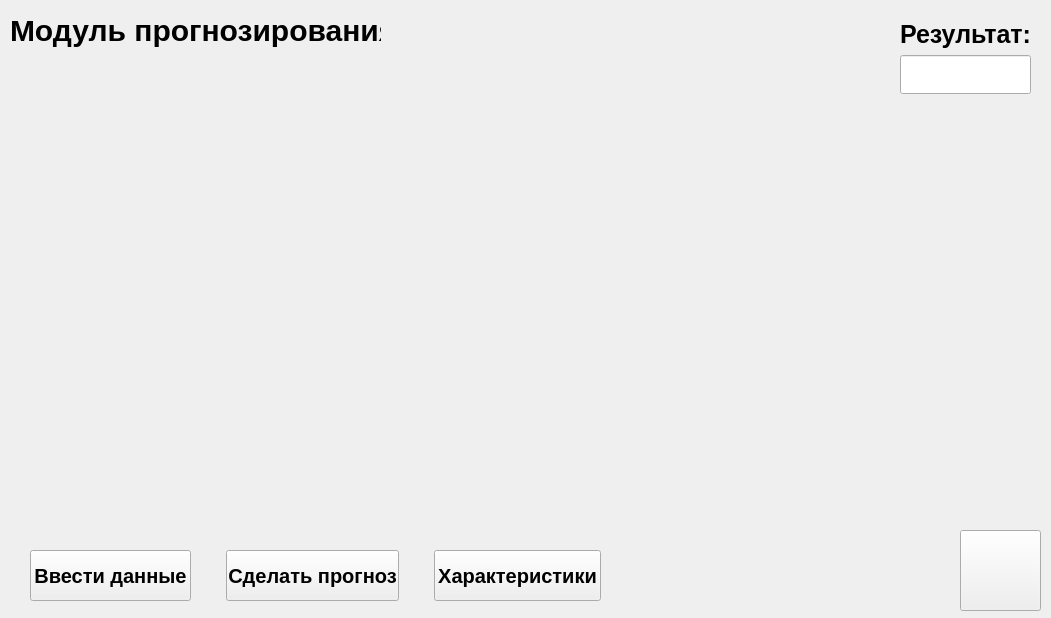
<?xml version="1.0" encoding="UTF-8"?>
<ui version="4.0">
 <class>MainWindow</class>
 <widget class="QMainWindow" name="MainWindow">
  <property name="geometry">
   <rect>
    <x>0</x>
    <y>0</y>
    <width>1051</width>
    <height>618</height>
   </rect>
  </property>
  <property name="windowTitle">
   <string>MainWindow</string>
  </property>
  <property name="iconSize">
   <size>
    <width>50</width>
    <height>50</height>
   </size>
  </property>
  <widget class="QWidget" name="centralwidget">
   <property name="styleSheet">
    <string notr="true"/>
   </property>
   <widget class="QPushButton" name="settings_btn">
    <property name="geometry">
     <rect>
      <x>960</x>
      <y>530</y>
      <width>81</width>
      <height>81</height>
     </rect>
    </property>
    <property name="styleSheet">
     <string notr="true">background-color: linear-gradient(130deg, rgba(59,58,72,0.6646557548800771) 0%, rgba(67,61,57,0.9279610770089286) 42%, rgba(141,129,113,1) 71%);</string>
    </property>
    <property name="text">
     <string/>
    </property>
    <property name="icon">
     <iconset resource="source.qrc">
      <normaloff>:/images/images/settings.png</normaloff>:/images/images/settings.png</iconset>
    </property>
    <property name="iconSize">
     <size>
      <width>50</width>
      <height>50</height>
     </size>
    </property>
   </widget>
   <widget class="QLabel" name="title">
    <property name="geometry">
     <rect>
      <x>10</x>
      <y>10</y>
      <width>371</width>
      <height>40</height>
     </rect>
    </property>
    <property name="styleSheet">
     <string notr="true">font-size: 30px;
font-weight: 600;</string>
    </property>
    <property name="text">
     <string>Модуль прогнозирования</string>
    </property>
   </widget>
   <widget class="QWidget" name="layoutWidget">
    <property name="geometry">
     <rect>
      <x>30</x>
      <y>550</y>
      <width>571</width>
      <height>51</height>
     </rect>
    </property>
    <layout class="QHBoxLayout" name="horizontalLayout">
     <property name="spacing">
      <number>35</number>
     </property>
     <item>
      <widget class="QPushButton" name="add_data_btn">
       <property name="sizePolicy">
        <sizepolicy hsizetype="Minimum" vsizetype="Minimum">
         <horstretch>0</horstretch>
         <verstretch>0</verstretch>
        </sizepolicy>
       </property>
       <property name="styleSheet">
        <string notr="true">font-size: 20px;
font-weight: 500;</string>
       </property>
       <property name="text">
        <string>Ввести данные</string>
       </property>
      </widget>
     </item>
     <item>
      <widget class="QPushButton" name="predict_btn">
       <property name="sizePolicy">
        <sizepolicy hsizetype="Minimum" vsizetype="Minimum">
         <horstretch>0</horstretch>
         <verstretch>0</verstretch>
        </sizepolicy>
       </property>
       <property name="styleSheet">
        <string notr="true">font-size: 20px;
font-weight: 500;</string>
       </property>
       <property name="text">
        <string>Сделать прогноз</string>
       </property>
      </widget>
     </item>
     <item>
      <widget class="QPushButton" name="features_btn">
       <property name="sizePolicy">
        <sizepolicy hsizetype="Minimum" vsizetype="Minimum">
         <horstretch>0</horstretch>
         <verstretch>0</verstretch>
        </sizepolicy>
       </property>
       <property name="styleSheet">
        <string notr="true">font-size: 20px;
font-weight: 500;</string>
       </property>
       <property name="text">
        <string>Характеристики</string>
       </property>
      </widget>
     </item>
    </layout>
   </widget>
   <widget class="QWidget" name="layoutWidget">
    <property name="geometry">
     <rect>
      <x>900</x>
      <y>20</y>
      <width>131</width>
      <height>74</height>
     </rect>
    </property>
    <layout class="QVBoxLayout" name="verticalLayout">
     <item>
      <widget class="QLabel" name="label">
       <property name="styleSheet">
        <string notr="true">font-size: 25px;
font-weight: 550;</string>
       </property>
       <property name="text">
        <string>Результат:</string>
       </property>
      </widget>
     </item>
     <item>
      <widget class="QLineEdit" name="result_tbx">
       <property name="sizePolicy">
        <sizepolicy hsizetype="Expanding" vsizetype="Expanding">
         <horstretch>0</horstretch>
         <verstretch>0</verstretch>
        </sizepolicy>
       </property>
       <property name="styleSheet">
        <string notr="true">font-weight: 400;
font-size: 20px;</string>
       </property>
      </widget>
     </item>
    </layout>
   </widget>
   <widget class="QLabel" name="plot_lbl">
    <property name="enabled">
     <bool>true</bool>
    </property>
    <property name="geometry">
     <rect>
      <x>180</x>
      <y>60</y>
      <width>641</width>
      <height>481</height>
     </rect>
    </property>
    <property name="text">
     <string/>
    </property>
   </widget>
  </widget>
 </widget>
 <resources>
  <include location="source.qrc"/>
 </resources>
 <connections/>
</ui>
